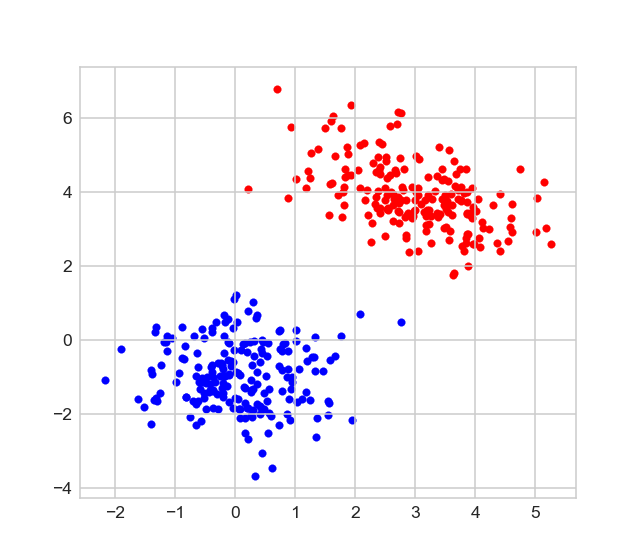

This figure's Python source:
from jupyterthemes import jtplot
jtplot.style()
import numpy as np
from matplotlib import pyplot as plt

mean_01 = np.array([3.0,4.0])


#Lemons are sour, avg sweetness will low, they have some low value for color
# Red values is higher, Yellow Lower
# Sweetness is higher, Sourness Lower

cov_01 = np.array([[1.0,-0.5],[-0.5,1.0]])


mean_02 = np.array([0.0,-1.0])


cov_02 = np.array([[1,0.5],[0.5,0.6]])

dist_01 = np.random.multivariate_normal(mean_01,cov_01,200)
dist_02 = np.random.multivariate_normal(mean_02,cov_02,200)

#print dist_01.shape
#print dist_02.shape
#print dist_01


#scatter plot 
plt.figure(0)
for x in range(dist_01.shape[0]):
    plt.scatter(dist_01[x,0],dist_01[x,1],color='red')
    plt.scatter(dist_02[x,0],dist_02[x,1],color='blue')
#plt.show()


# Training Data Preparation

# 400 Samples - 200 Apples, 200 for Lemons

labels = np.zeros((400,1))
labels[200:] = 1.0

X_data = np.zeros((400,2))
X_data[:200,:] = dist_01
X_data[200: ,:] = dist_02

#print X_data
#print labels

#knn algorithm 

#Eucildean Distance
def dist(x1,x2):
    return np.sqrt(((x1-x2)**2).sum())

x1 =  np.array([0.0,0.0])
x2 =  np.array([1.0,1.0])

print dist(x1,x2)
